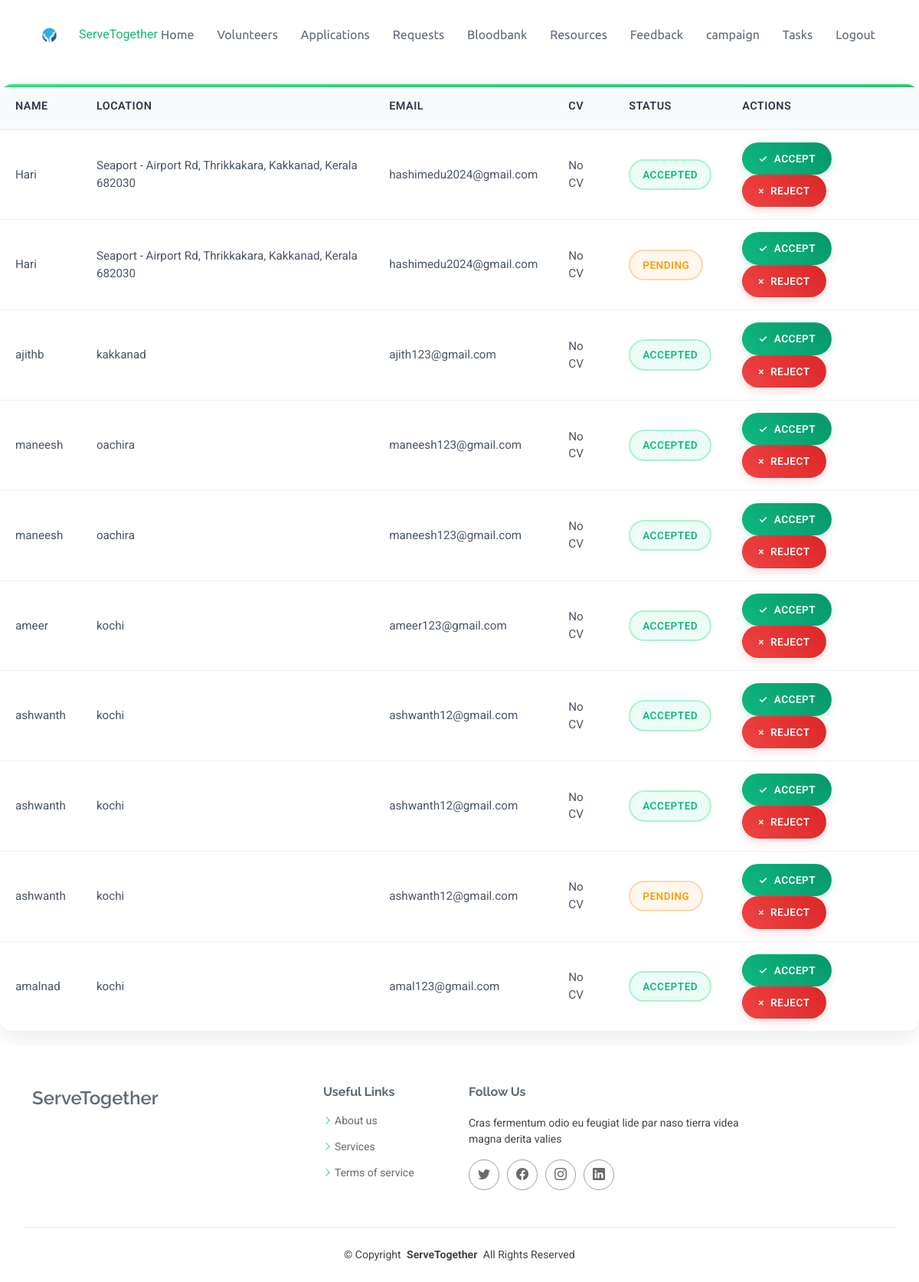
The page /applications/ (signed in) on the database its author committed.
### core/models.py (models this page shows, shortened)
class VolunteerApplication(models.Model):
    STATUS_CHOICES = [
        ('Pending', 'Pending'),
        ('Accepted', 'Accepted'),
        ('Rejected', 'Rejected'),
    ]
    GENDER_CHOICES = [
        ('Male', 'Male'),
        ('Female', 'Female'),
        ('Other', 'Other'),
    ]
    name = models.CharField(max_length=100)
    location = models.CharField(max_length=225, null=True)
    gender = models.CharField(max_length=10, choices=GENDER_CHOICES)
    age = models.PositiveIntegerField()
    qualification = models.CharField(max_length=255)
    certifications = models.TextField(blank=True, null=True)
    contact_details = models.CharField(max_length=100, null=True)
    email = models.EmailField(max_length=200, null=True)
    applied_at = models.DateTimeField(auto_now_add=True)
    status = models.CharField(max_length=10, choices=STATUS_CHOICES, default='Pending')
    role = models.ForeignKey('Role', on_delete=models.SET_NULL, null=True, blank=True)
    profile_picture = models.ImageField(upload_to='images/', null=True, blank=True)
    user = models.ForeignKey(User, on_delete=models.SET_NULL, null=True, blank=True)
    cv = models.FileField(upload_to='cvs/', null=True, blank=True)

### core/views.py (the view)
# urls.py: path('applications/', view_applications, name='view_applications'),
@login_required
@user_passes_test(is_admin)
def view_applications(request):
    applications = VolunteerApplication.objects.all().order_by('-applied_at')
    return render(request, 'view_applications.html', {'applications': applications})

### core/views.py (called while the page is built)
def is_admin(user):
    return user.is_staff

### core/templates/view_applications.html (shortened to what this page needs)
{% extends 'base.html' %}
{% block content %}
<div class="table-container">
    <table>
        <thead>
            <tr>
                <th>Name</th>
                <th>Location</th>
                <th>Email</th>
                <th>CV</th>
                <th>Status</th>
                <th>Actions</th>
            </tr>
        </thead>
        <tbody>
            {% for application in applications %}
            <tr>
                <td>{{ application.name }}</td>
                <td>{{ application.location }}</td>
                <td>{{ application.email }}</td>
                <td>
    {% if application.cv %}
        <a href="{{ application.cv.url }}" target="_blank" class="btn btn-cv">View CV</a>
    {% else %}
        No CV
    {% endif %}
</td>
                <td>
                    <span class="status-badge {{ application.status|lower }}">
                        {{ application.status }}
                    </span>
                </td>
                <td>
                    <a href="{% url 'update_application_status' application.id 'Accepted' %}" class="btn btn-accept">Accept</a>
                    <a href="{% url 'update_application_status' application.id 'Rejected' %}" class="btn btn-reject">Reject</a>
                </td>
            </tr>
            {% empty %}
            <tr>
                <td colspan="6" class="no-data">No applications found</td>
            </tr>
            {% endfor %}
        </tbody>
    </table>
</div>
{%endblock%}

### static/assets/css/main.css (style rules this page uses)
:root { --default-font: "Roboto", system-ui, -apple-system, "Segoe UI", Roboto, "Helvetica Neue", Arial, "Noto Sans", "Liberation Sans", sans-serif, "Apple Color Emoji", "Segoe UI Emoji", "Segoe UI Symbol", "Noto Color Emoji"; --heading-font: "Raleway", sans-serif; --nav-font: "Ubuntu", sans-serif; }
:root { --background-color: #ffffff; --default-color: #444444; --heading-color: #5f687b; --accent-color: #10bc69; --surface-color: #ffffff; --contrast-color: #ffffff; }
:root { --nav-color: #5f687b; --nav-hover-color: #10bc69; --nav-mobile-background-color: #ffffff; --nav-dropdown-background-color: #ffffff; --nav-dropdown-color: #5f687b; --nav-dropdown-hover-color: #10bc69; }
:root { scroll-behavior: smooth; }
body { color: var(--default-color); background-color: var(--background-color); font-family: var(--default-font); }
a { color: var(--accent-color); text-decoration: none; transition: 0.3s; }

### core/templates/view_applications.html (style rules this page uses)
.table-container { background: white; border-radius: 16px; box-shadow: 0 10px 30px rgba(0, 0, 0, 0.08); overflow: hidden; margin: 20px 0; position: relative; }
.table-container::before { content: ''; position: absolute; top: 0; left: 0; right: 0; height: 4px; background: linear-gradient(90deg, #32de84, #28c77a); }
table { width: 100%; border-collapse: separate; border-spacing: 0; }
table th { background: #f8f9fa; color: #2d3748; padding: 18px 20px; font-weight: 600; font-size: 0.9rem; text-transform: uppercase; letter-spacing: 0.5px; border-bottom: 2px solid #edf2f7; }
table td { padding: 16px 20px; color: #4a5568; font-size: 0.95rem; border-bottom: 1px solid #edf2f7; transition: all 0.2s ease; }
table tr:last-child td { border-bottom: none; }
table tr { transition: all 0.3s ease; }
.status-badge { padding: 8px 16px; border-radius: 30px; font-size: 0.85rem; font-weight: 600; text-align: center; display: inline-block; text-transform: uppercase; letter-spacing: 0.5px; transition: all 0.3s ease; }
.status-badge.pending { background-color: #fff7ed; color: #f59e0b; border: 2px solid #fed7aa; }
.status-badge.accepted { background-color: #ecfdf5; color: #10b981; border: 2px solid #a7f3d0; }
.btn { padding: 10px 20px; border-radius: 30px; font-size: 0.85rem; font-weight: 600; text-decoration: none; transition: all 0.3s ease; display: inline-flex; align-items: center; justify-content: center; gap: 8px; text-transform: uppercase; letter-spacing: 0.5px; }
.btn-accept { background: linear-gradient(45deg, #10b981, #059669); color: white; box-shadow: 0 4px 12px rgba(16, 185, 129, 0.2); }
.btn-reject { background: linear-gradient(45deg, #ef4444, #dc2626); color: white; box-shadow: 0 4px 12px rgba(239, 68, 68, 0.2); }
.btn-accept:before { content: '✓'; }
.btn-reject:before { content: '×'; }
@media (max-width: 1200px) { .table-container { overflow-x: auto; } }
@media (max-width: 1200px) { table { min-width: 1000px; } }

### rows shown on the page
VolunteerApplication: name "Hari", location "Seaport - Airport Rd, Thrikkakara, Kakkanad, Kerala 682030", email "hashimedu2024@gmail.com", cv "No CV", status "ACCEPTED"
VolunteerApplication: name "Hari", location "Seaport - Airport Rd, Thrikkakara, Kakkanad, Kerala 682030", email "hashimedu2024@gmail.com", cv "No CV", status "PENDING"
VolunteerApplication: name "ajithb", location "kakkanad", email "ajith123@gmail.com", shows "No CV", status "ACCEPTED"
VolunteerApplication: name "maneesh", location "oachira", email "maneesh123@gmail.com", shows "No CV", status "ACCEPTED"
VolunteerApplication: name "maneesh", location "oachira", email "maneesh123@gmail.com", shows "No CV", status "ACCEPTED"
VolunteerApplication: name "ameer", location "kochi", email "ameer123@gmail.com", shows "No CV", status "ACCEPTED"
VolunteerApplication: name "ashwanth", location "kochi", email "ashwanth12@gmail.com", shows "No CV", status "ACCEPTED"
VolunteerApplication: name "ashwanth", location "kochi", email "ashwanth12@gmail.com", shows "No CV", status "ACCEPTED"
VolunteerApplication: name "ashwanth", location "kochi", email "ashwanth12@gmail.com", shows "No CV", status "PENDING"
VolunteerApplication: name "amalnad", location "kochi", email "amal123@gmail.com", shows "No CV", status "ACCEPTED"
